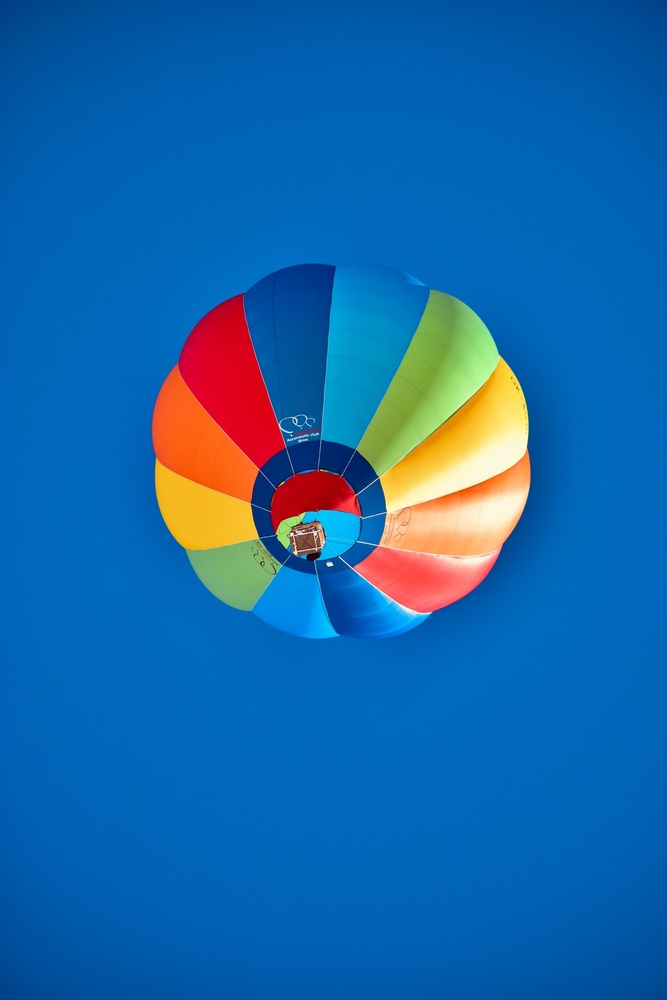
#> input picture img/balloon-medium.jpg, 667 x 1000 px, shrunk from 1920 x 2880 before the run; its folder holds only this picture in this run
$ python main.py
#> lines starting #> are read from the running program, lines starting #| are printed output that depends on the picture
import numpy as np
import matplotlib.pyplot as plt
import pathlib


class ImageDissector:
    @staticmethod
    def dissect(img, f, g):
        if type(img) is not np.ndarray:
            img = np.array(img)
        if abs(f[0]-f[1]) > 0.01:
            factor = (g[1] - g[0]) / (f[1] - f[0])
            result = img * factor
            result[result < g[0]] = g[0]
            result[result > g[1]] = g[1]
        else:
            result = np.where(img < f[0], g[0], g[1])
        return result.astype(dtype=np.uint8)


class MinMaxFilter:
    @staticmethod
    def _apply_pooled(arr, call, fill_val, pool=3):
        if type(arr) is not np.ndarray:
            arr = np.array(arr)
        pool = int(pool) - 1
        result = np.full(shape=(arr.shape[0]-pool, *arr.shape[1:]), fill_value=fill_val, dtype=arr.dtype)
        for i in range(pool):
            result = call(result, arr[i:-(pool-i)])
        return result

    @staticmethod
    def min_filter(img, pool=(3, 3)):
        if type(img) is not np.ndarray:
            img = np.array(img)
        _hb = int(pool[0]/2)
        _vb = int(pool[1]/2)

        result = np.zeros(shape=(img.shape[0]+2*_hb, img.shape[1]+2*_vb, *img.shape[2:]), dtype=np.uint8)
        result[_hb:-_hb, _vb:-_vb] = img
        result[_hb:-_hb] = MinMaxFilter._apply_pooled(result, np.minimum, np.iinfo(result.dtype).max, pool[0])
        np.transpose(result, axes=(1, 0, 2))
        result[_vb:-_vb] = MinMaxFilter._apply_pooled(result, np.minimum, np.iinfo(result.dtype).max, pool[1])
        np.transpose(result, axes=(1, 0, 2))
        return result[_hb:-_hb, _vb:-_vb]

    # [19 lines left out: functions max_filter, minmax_filter, not called in this run]


class ImageAnalyser:
    # [24 lines left out: function hist, not called in this run]


def lab(path, bin_num=16):
#> called with bin_num = 64
    params = [75, 200, 75, 200]
    _labels = [f"f(min) parameter: ", f"f(max) parameter: ", f"g(min) parameter: ", f"g(max) parameter: "]
    print(f"Image dissection parameters [0...255]")
    for i in range(len(params)):
        try:
            temp = int(input(_labels[i]))
            params[i] = temp if temp != 0 else params[i]
        except ValueError:
            continue
#> this loop made 4 passes; the answer given on pass 1: 3

    pool_params = [3, 3]
    _pool_labels = [f"x-size: ", f"y-size: "]
    print(f"Minmax pool size (int > 0)")
    for i in range(len(pool_params)):
        try:
            temp = int(input(_pool_labels[i]))
            pool_params[i] = temp if temp > 0 else pool_params[i]
        except ValueError:
            continue
#> this loop made 2 passes; the answer given on pass 1: 100

    img = plt.imread(path)
#> img is the input picture: shape (1000, 667, 3); mean R, G, B 22.7, 103.3, 170.3
    dissected = ImageDissector.dissect(img, (params[0], params[1]), (params[2], params[3]))
#> in dissect, `result = np.where(img < f[0], g[0], g[1])`: result: shape (1000, 667, 3) int64; every value is 3
#> in dissect, `return result.astype(dtype=np.uint8)`: returned value: shape (1000, 667, 3); every value is 3
    filtered_min = MinMaxFilter.min_filter(img, (pool_params[0], pool_params[1]))
#> in min_filter, `result[_hb:-_hb, _vb:-_vb] = img`:
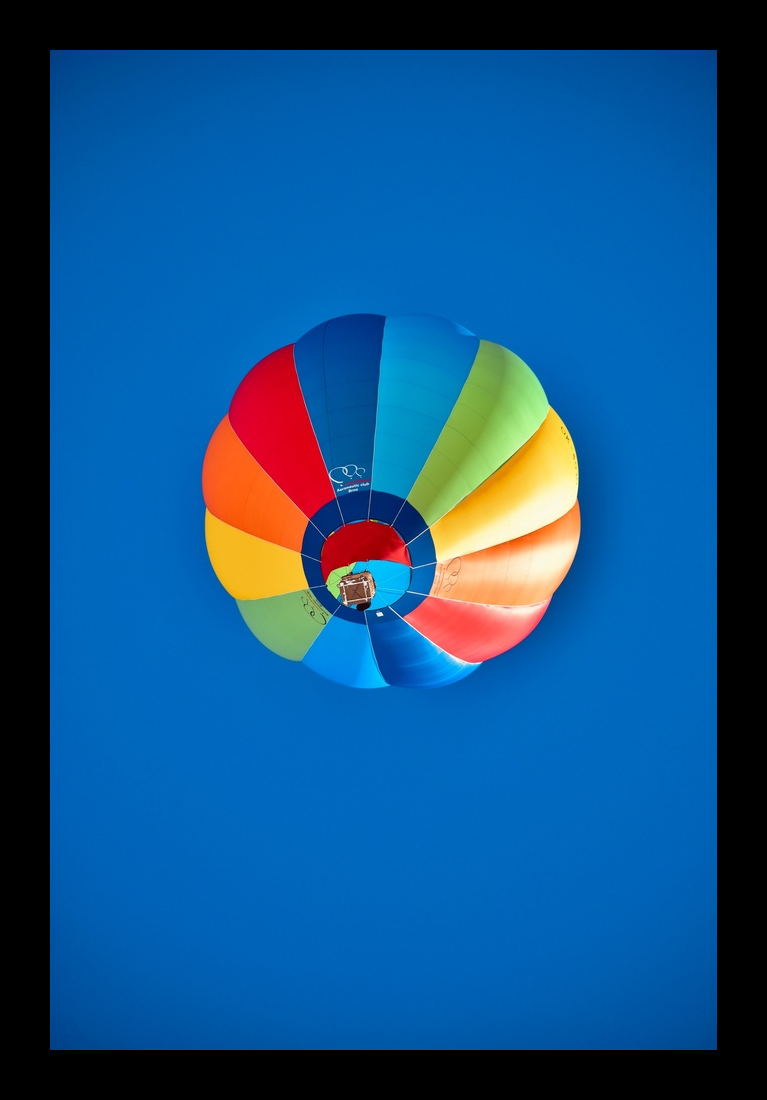
#> result: shape (1100, 767, 3); mean R, G, B 18, 81.7, 134.6
#> the loop in _apply_pooled, `for i in range(pool):` made 99 passes
#> pass 1, in _apply_pooled, `result = call(result, arr[i:-(pool-i)])`:
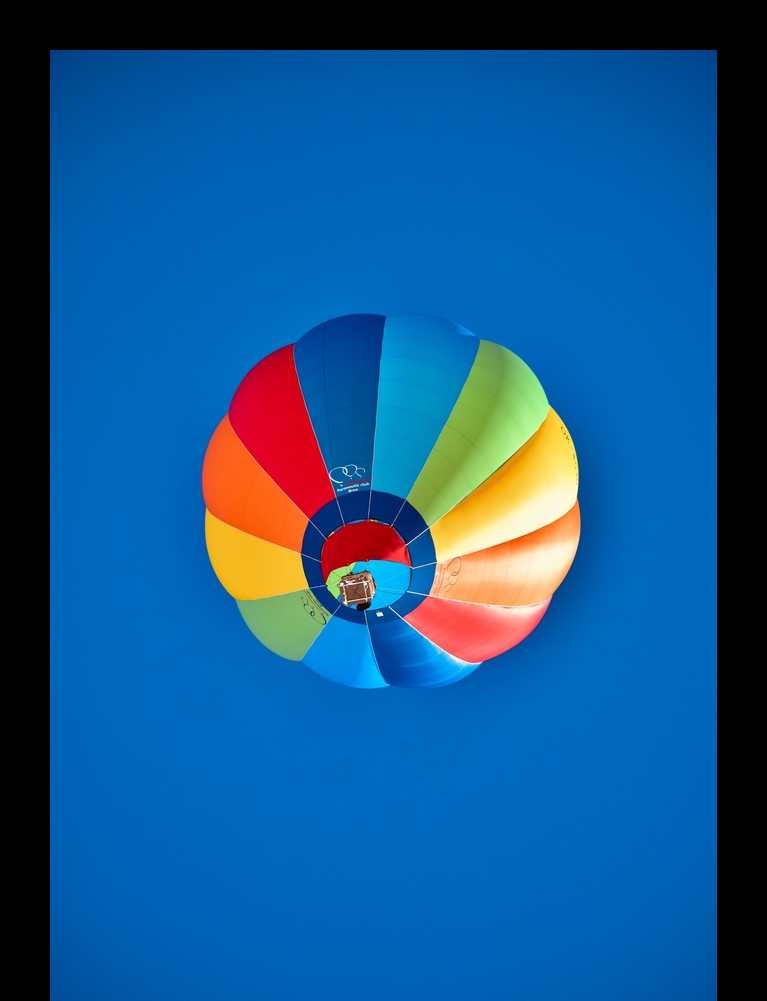
#> result: shape (1001, 767, 3); mean R, G, B 19.7, 86.1, 140.9
#> after the loop in _apply_pooled, `for i in range(pool):`:
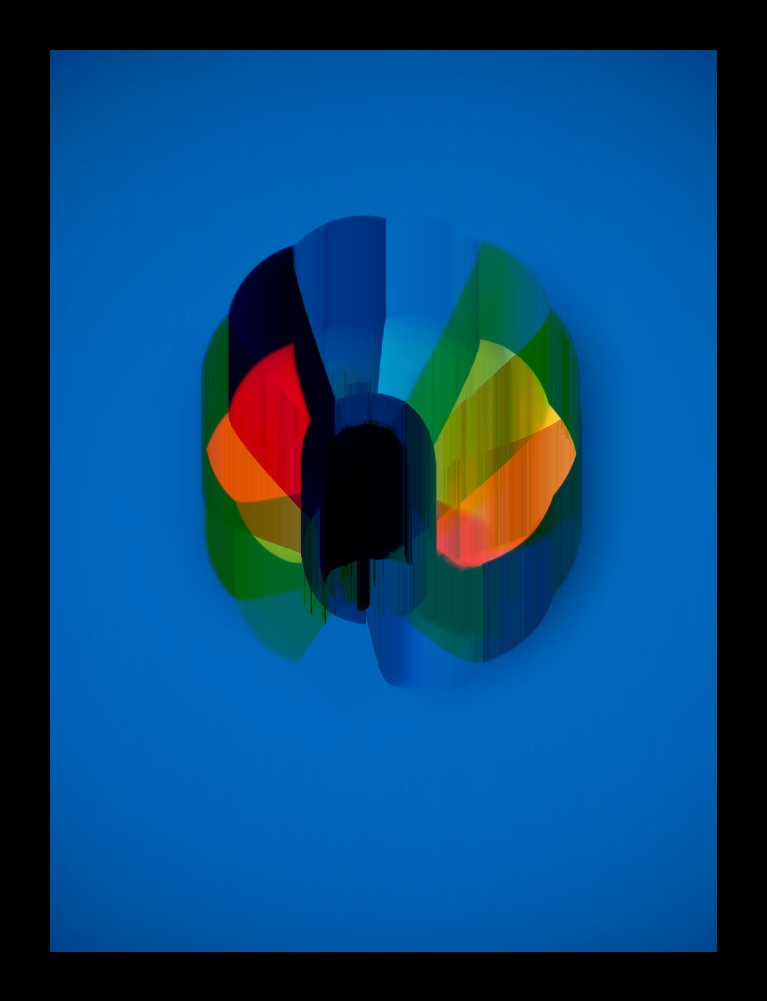
#> result: shape (1001, 767, 3); mean R, G, B 8.1, 69.9, 118.6
    filtered_max = MinMaxFilter.max_filter(img, (pool_params[0], pool_params[1]))
    filtered_minmax = MinMaxFilter.minmax_filter(img, (pool_params[0], pool_params[1]))

    plot_content = [
        [img],
        [dissected],
        [
            [filtered_min],
            [filtered_max]
        ],
        [filtered_minmax]
    ]
    figures = []

    # [12 lines left out: function build_histograms, not called in this run]

    for item in plot_content:
        if type(item) is list:
            build_histograms(item)

    for item in plot_content:
        fig = plt.figure()
        if type(item) is list and len(item) > 0:
            if type(item[0]) is list:
                axes = fig.subplots(len(item), len(item[0]))
                for i in range(len(item)):
                    if type(item[i]) is list:
                        axes[i][0].imshow(item[i][0])
                        axes[i][0].set_axis_off()
                        for j in range(1, len(item[i])):
                            if type(item[i][j]) is tuple:
                                axes[i][j].hist(item[i][j][0][:-1], item[i][j][0], weights=item[i][j][1])
            else:
                axes = fig.subplots(1, len(item))
                axes[0].imshow(item[0])
                axes[0].set_axis_off()
                for j in range(1, len(item)):
                    if type(item[j]) is tuple:
                        axes[j].hist(item[j][0][:-1], item[j][0], weights=item[j][1])
        figures.append(fig)
    plt.show()


if __name__ == '__main__':
    images = [p for p in pathlib.Path("img").iterdir() if p.suffix in [".jpg", ".jpeg"]]
    for image in images:
#> (the run stopped early here; a loop or call above may not have finished)

$ run again, on img/bright-chameleon-medium.jpg
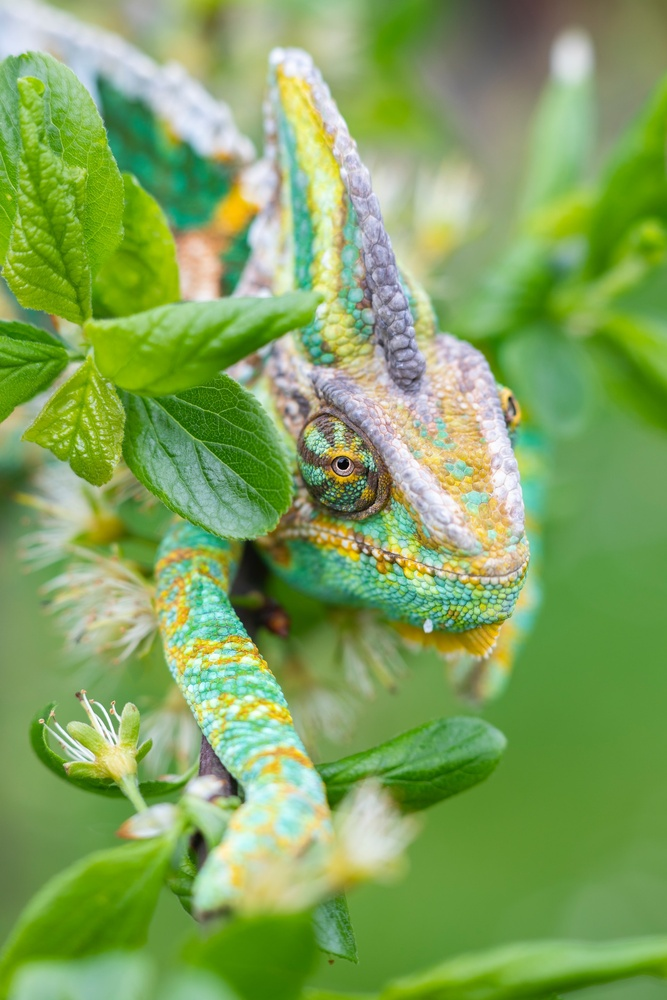
#> input picture img/bright-chameleon-medium.jpg, 667 x 1000 px, shrunk from 1920 x 2880 before the run
#> the loop in lab, `for i in range(len(params)):` made 4 passes; the answer given on pass 1: 3
#> the loop in lab, `for i in range(len(pool_params)):` made 2 passes; the answer given on pass 1: 100
#> in lab, img is the input picture: shape (1000, 667, 3); mean R, G, B 128.9, 164, 92.8
#> the loop in _apply_pooled, `for i in range(pool):` made 99 passes
#> pass 1, in _apply_pooled, `result = call(result, arr[i:-(pool-i)])`:
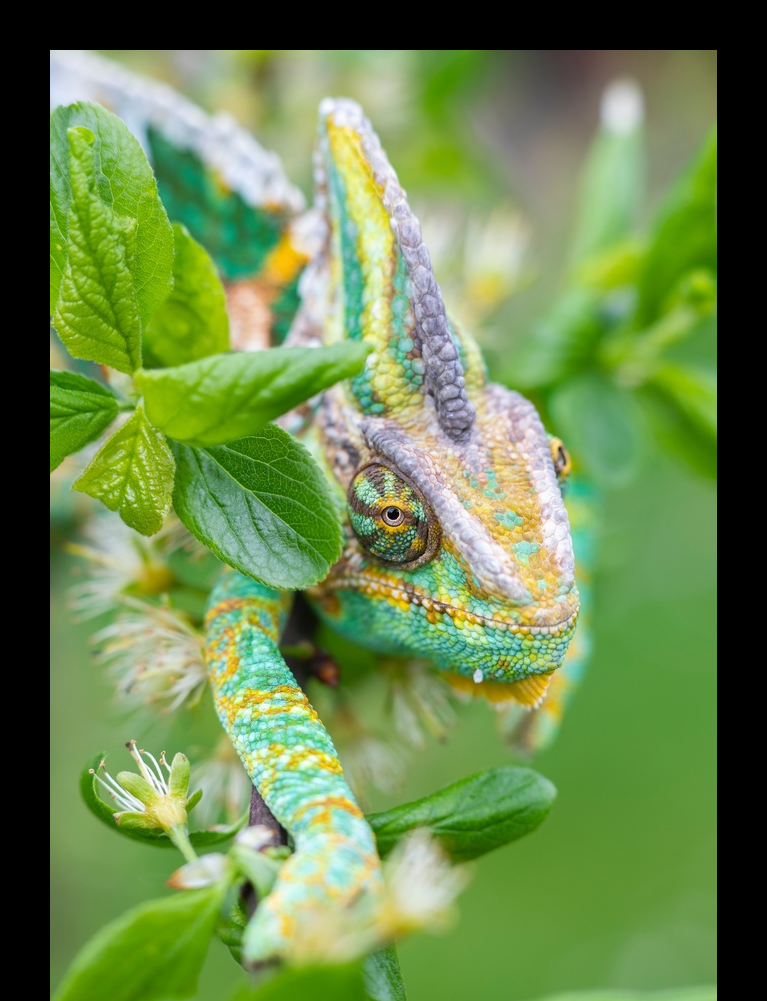
#> result: shape (1001, 767, 3); mean R, G, B 107.5, 135.7, 78.1
#> after the loop in _apply_pooled, `for i in range(pool):`:
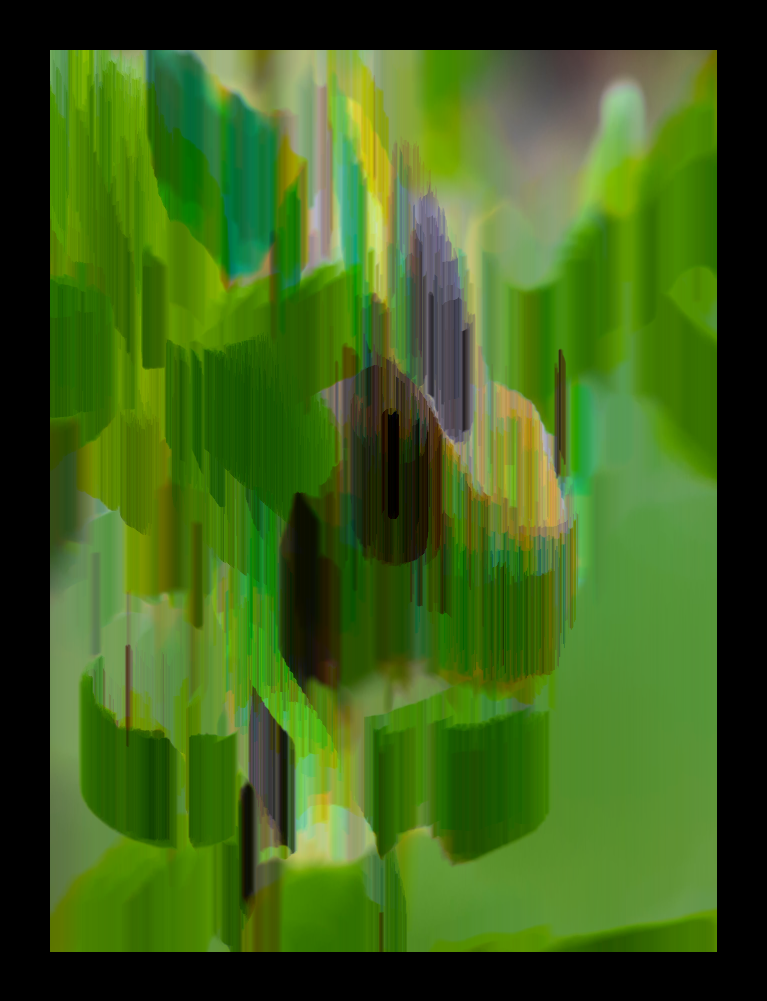
#> result: shape (1001, 767, 3); mean R, G, B 62.4, 97.7, 27.1
